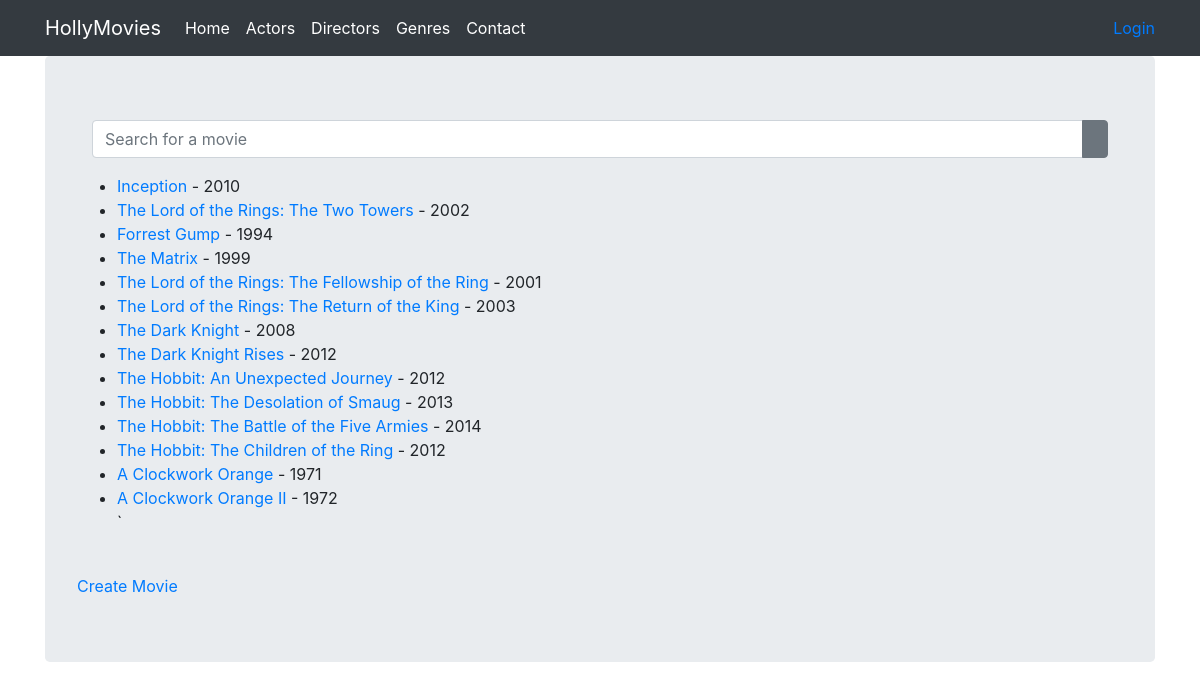
The page / on the database its author committed.
### viewer/models.py (models this page shows, shortened)
class Movie(models.Model):
    title = models.CharField(max_length=100)
    release_year = models.IntegerField(validators=[MinValueValidator(1888), MaxValueValidator(datetime.now().year)])
    description = models.TextField()
    average_rating = models.FloatField(null=True, blank=True)
    duration = models.PositiveIntegerField()
    director = models.ForeignKey(Director, on_delete=models.DO_NOTHING, null=True, blank=True)
    language = models.CharField(max_length=30, default='english')
    trailer_link = models.URLField(null=True, blank=True)
    genre = models.ForeignKey(Genre, on_delete=models.DO_NOTHING, null=True, blank=True)
    country_of_origin = models.CharField(max_length=30, choices=COUNTRIES_CHOICES, default='US')
    actors = models.ManyToManyField(Actor, blank=True)

### viewer/views.py (the view, shortened to what this page needs)
# urls.py: path('', ListMovies.as_view(), name='list_movies'),
class ListMovies(ListView):
    template_name = 'movies.html'
    model = Movie
    context_object_name = 'movies_data'
    def get_queryset(self):
        movies = Movie.objects.all()
        search_query = self.request.GET.get('search')
        return movies

### viewer/templates/movies.html (shortened to what this page needs)
{% extends "base.html" %}
{% block content %}
<div class="container">
  <form method="get">
  <div class="input-group">
    <input type="text" class="form-control" placeholder="Search for a movie" name="search">
    <div class="input-group-append">
      <button class="btn btn-secondary" type="submit">
      </button>
    </div>
  </div>
  </form>
</div>
<ul>
  {% for m in movies_data %}
    <li> <a href="{% url 'title' m.pk %}">{{m.title}}</a> - {{m.release_year}}</li>
  {% endfor %}`
</ul>
<br>
<a href="{% url 'create_movie' %}">Create Movie</a>
{% endblock %}

### viewer/templates/base.html (shortened to what this page needs)
{% load static %}
<html>
<head>
    <link rel="stylesheet" href="https://stackpath.bootstrapcdn.com/bootstrap/4.2.1/css/bootstrap.min.css"
>
</head>
<body>
<nav class="navbar navbar-expand-lg navbar-dark bg-dark">
    <div class="container fixed">
        <a class="navbar-brand" href="/">HollyMovies</a>
        <div class="collapse navbar-collapse" id="navbarNavAltMarkup">
            <div class="navbar-nav">
                <a class="nav-item nav-link active" href="/">
                    Home
                </a>
            </div>
            <div class="navbar-nav">
                <a class="nav-item nav-link active" href="/actors">
                    Actors
                </a>
            </div>
            <div class="navbar-nav">
                <a class="nav-item nav-link active" href="/directors">
                    Directors
                </a>
            </div>
            <div class="navbar-nav">
                <a class="nav-item nav-link active" href="/genres">
                    Genres
                </a>
            </div>
            <div class="navbar-nav">
                <a class="nav-item nav-link active" href="/contact">
                    Contact
                </a>
            </div>
        </div>
        <ul class="nav navbar-nav navbar-right">
                {% if user.is_authenticated %}
                <li><a href="{% url 'logout' %}?next={{ request.path }}">Logout</a></li>
                {% else %}
                <li><a href="{% url 'login' %}">Login</a></li>
                {% endif %}
            </ul>
    </div>
</nav>
<div class="container">
    <div class="jumbotron">
        {% block content %}
        {% endblock %}
    </div>
</div>
</body>
</html>

### rows shown on the page
Movie: title "Inception", release_year "2010"
Movie: title "The Lord of the Rings: The Two Towers", release_year "2002"
Movie: title "Forrest Gump", release_year "1994"
Movie: title "The Matrix", release_year "1999"
Movie: title "The Lord of the Rings: The Fellowship of the Ring", release_year "2001"
Movie: title "The Lord of the Rings: The Return of the King", release_year "2003"
Movie: title "The Dark Knight", release_year "2008"
Movie: title "The Dark Knight Rises", release_year "2012"
Movie: title "The Hobbit: An Unexpected Journey", release_year "2012"
Movie: title "The Hobbit: The Desolation of Smaug", release_year "2013"
Movie: title "The Hobbit: The Battle of the Five Armies", release_year "2014"
Movie: title "The Hobbit: The Children of the Ring", release_year "2012"
Movie: title "A Clockwork Orange", release_year "1971"
Movie: title "A Clockwork Orange II", release_year "1972"
